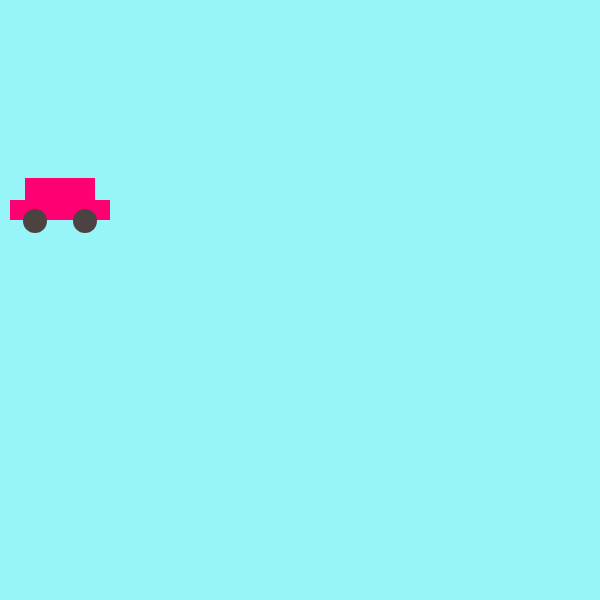
Frame 1 (no input)
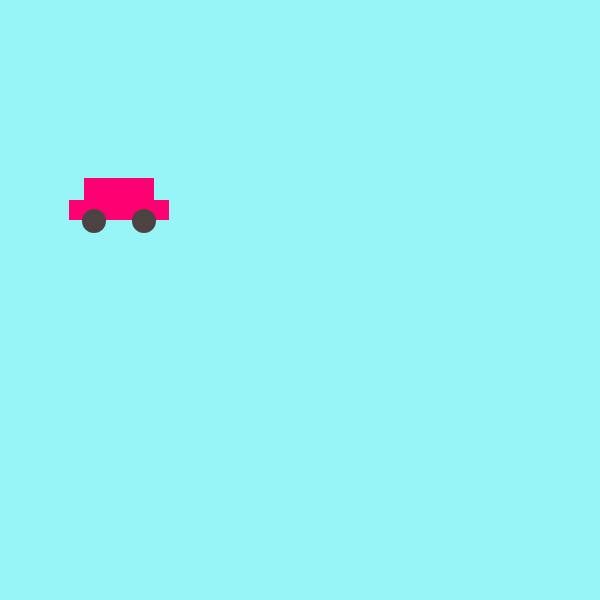
Frame 60 (no input)
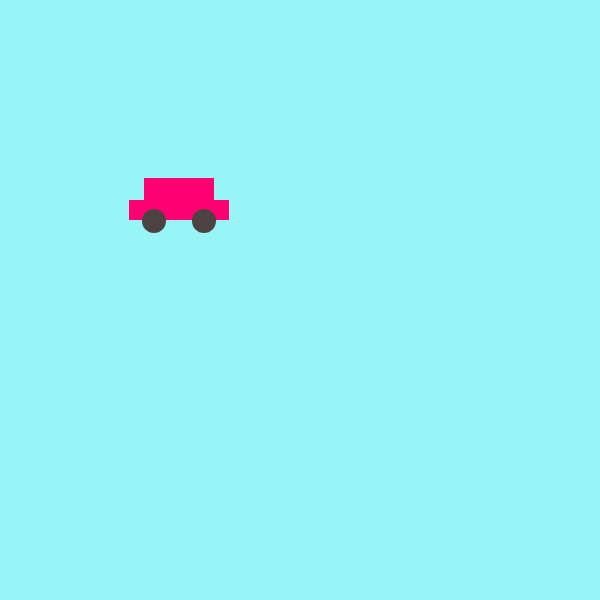
Frame 120 (the mouse pressed at the canvas centre since frame 60)

The p5.js sketch that drew these frames (run headless with seeded random() and noise() and a simulated clock; from frame 60 on, the mouse is pressed at the canvas centre):

// p5.js sketch
// ── sketch.js
function setup(){
  noStroke();
  createCanvas (600,600);
}

// position of the car
var x = 10;
    
draw = function() {
    
    // all lines of code inside here will be run repeatedly
    background(151, 244, 247);
    
    // draw the car body
    fill(255, 0, 115);
    rect(x, 200, 100, 20);
    rect(x + 15, 178, 70, 40);
    
    // draw the wheels
    fill(77, 66, 66);
    ellipse(x + 25, 221, 24, 24);
    ellipse(x + 75, 221, 24, 24);
    
    x = x + 1;
};
